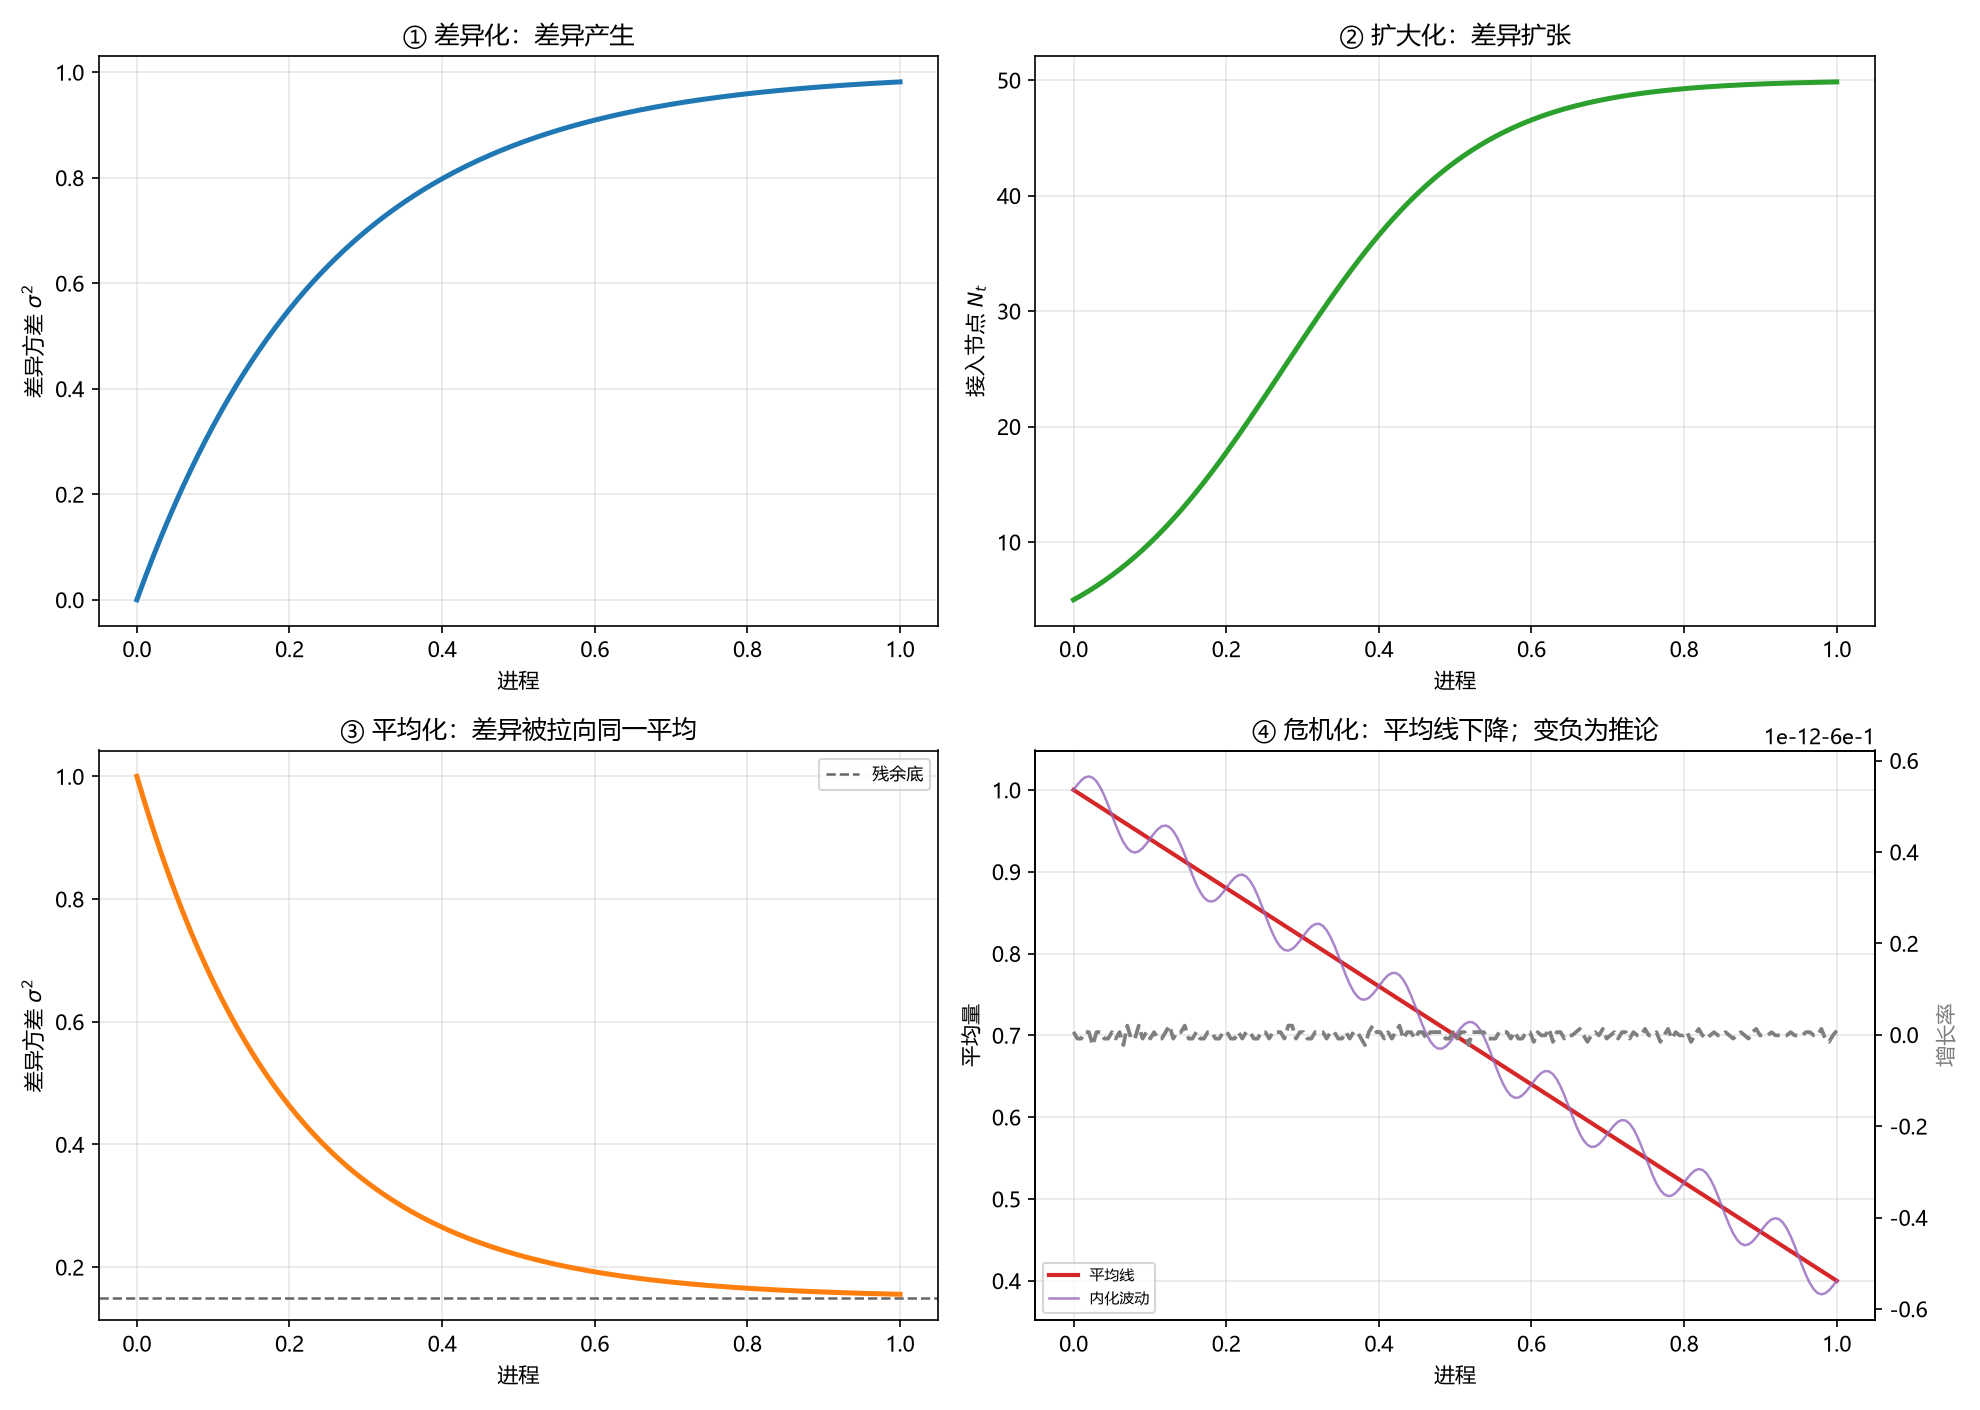

Write Python code to recreate this figure.
# -*- coding: utf-8 -*-
"""
四步链条口径修正的数值示意（无拟合，直接由口径生成）。

① 差异化：差异方差上升；
② 扩大化：接入节点数上升；
③ 平均化：差异方差被拉向同一平均（下降）；
④ 危机化：平均量/线持续下降（变负＝推论），且带内化波动节奏。
"""

import csv
import os

import numpy as np
import matplotlib
matplotlib.use("Agg")
import matplotlib.pyplot as plt

plt.rcParams["font.sans-serif"] = ["Microsoft YaHei", "SimHei", "DejaVu Sans"]
plt.rcParams["axes.unicode_minus"] = False

HERE = os.path.dirname(os.path.abspath(__file__))
OUT_PNG = os.path.join(HERE, "全链_四步链条.png")
OUT_CSV = os.path.join(HERE, "全链_四步链条.csv")


def main():
    rows = []
    rng = np.random.default_rng(20261122)
    t = np.linspace(0, 1, 200)

    # ① 差异化：方差上升（指数趋饱和）
    var1 = 1 - np.exp(-4 * t)
    print("① 差异化：方差 0 -> %.3f" % var1[-1])
    for x, y in zip(t[::40], var1[::40]):
        rows.append(("differentiation", x, y, np.nan, np.nan))

    # ② 扩大化：节点数上升（逻辑斯蒂）
    nodes = 50 / (1 + 9 * np.exp(-8 * t))
    print("② 扩大化：节点 5 -> %.1f" % nodes[-1])
    for x, y in zip(t[::40], nodes[::40]):
        rows.append(("expansion", x, y, np.nan, np.nan))

    # ③ 平均化：方差下降（残余底）
    var3 = 0.15 + 0.85 * np.exp(-5 * t)
    print("③ 平均化：方差 1 -> %.3f（残余底）" % var3[-1])
    for x, y in zip(t[::40], var3[::40]):
        rows.append(("averaging", x, y, np.nan, np.nan))

    # ④ 危机化：平均线下降 + 内化波动
    avg = 1.0 - 0.6 * t                       # 平均量持续下降
    osc = 0.03 * np.sin(20 * np.pi * t)       # 内化波动节奏
    avg_osc = avg + osc
    rate = np.gradient(avg, t)                # 增长率（恒负 = 变负推论）
    print("④ 危机化：平均线 1.0 -> %.3f，增长率 %.3f -> %.3f（变负）"
          % (avg_osc[-1], rate[0], rate[-1]))
    for x, y, z in zip(t[::40], avg_osc[::40], rate[::40]):
        rows.append(("crisis", x, y, z, np.nan))

    with open(OUT_CSV, "w", newline="", encoding="utf-8-sig") as fh:
        wr = csv.writer(fh)
        wr.writerow(["kind", "x", "y", "y_ref", "extra"])
        wr.writerows(rows)

    fig, ax = plt.subplots(2, 2, figsize=(13.2, 9.4))

    ax[0, 0].plot(t, var1, lw=2.4, color="tab:blue")
    ax[0, 0].set_xlabel("进程")
    ax[0, 0].set_ylabel(r"差异方差 $\sigma^2$")
    ax[0, 0].set_title("① 差异化：差异产生")
    ax[0, 0].grid(alpha=0.3)

    ax[0, 1].plot(t, nodes, lw=2.4, color="tab:green")
    ax[0, 1].set_xlabel("进程")
    ax[0, 1].set_ylabel(r"接入节点 $N_t$")
    ax[0, 1].set_title("② 扩大化：差异扩张")
    ax[0, 1].grid(alpha=0.3)

    ax[1, 0].plot(t, var3, lw=2.4, color="tab:orange")
    ax[1, 0].axhline(0.15, color="0.4", ls="--", lw=1.2, label="残余底")
    ax[1, 0].set_xlabel("进程")
    ax[1, 0].set_ylabel(r"差异方差 $\sigma^2$")
    ax[1, 0].set_title("③ 平均化：差异被拉向同一平均")
    ax[1, 0].legend(fontsize=8)
    ax[1, 0].grid(alpha=0.3)

    ax[1, 1].plot(t, avg, lw=2.0, color="tab:red", label="平均线")
    ax[1, 1].plot(t, avg_osc, lw=1.2, color="tab:purple", alpha=0.8,
                  label="内化波动")
    ax2 = ax[1, 1].twinx()
    ax2.plot(t, rate, lw=1.8, color="tab:gray", ls="--", label="增长率（<0）")
    ax2.set_ylabel("增长率", color="tab:gray")
    ax[1, 1].set_xlabel("进程")
    ax[1, 1].set_ylabel("平均量")
    ax[1, 1].set_title("④ 危机化：平均线下降；变负为推论")
    ax[1, 1].legend(fontsize=7, loc="lower left")
    ax[1, 1].grid(alpha=0.3)

    fig.tight_layout()
    fig.savefig(OUT_PNG, dpi=150)
    plt.close(fig)
    print("\nsaved:", OUT_PNG)
    print("saved:", OUT_CSV)


if __name__ == "__main__":
    main()
